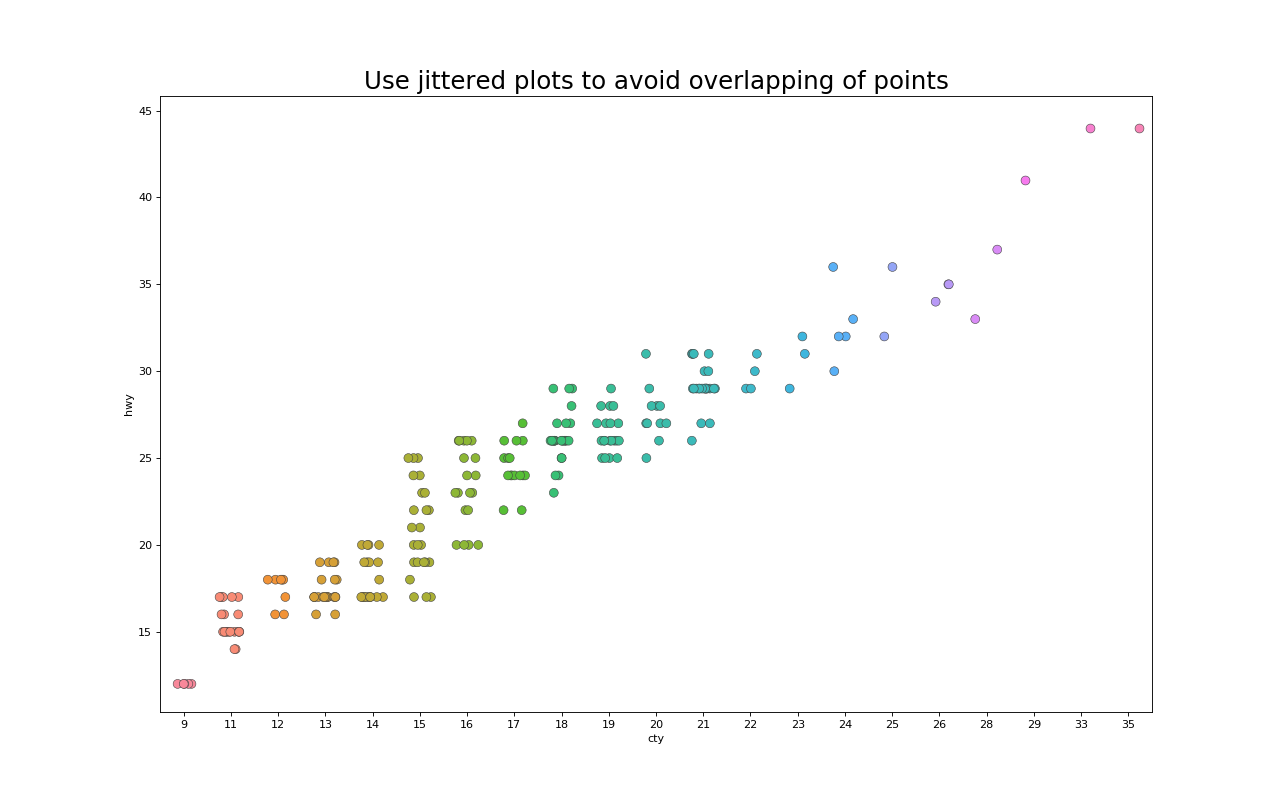

Write the Python code that produced this figure.
# -*- coding: utf-8 -*-
'''
Created on 2019年1月13日 下午7:39:28
Zhukun Luo
Jiangxi University of Finance and Economics
'''
import pandas as pd
import seaborn as sns
import matplotlib.pyplot as plt
#使用stripplot防止数据重叠，进行抖动操作
# 导入数据
df = pd.read_csv("https://raw.githubusercontent.com/selva86/datasets/master/mpg_ggplot2.csv")

# Draw Stripplot
fig, ax = plt.subplots(figsize=(16,10), dpi= 80)    
sns.stripplot(df.cty, df.hwy, jitter=0.25, size=8, ax=ax, linewidth=.5)

# 进行装饰
plt.title('Use jittered plots to avoid overlapping of points', fontsize=22)
plt.show()
